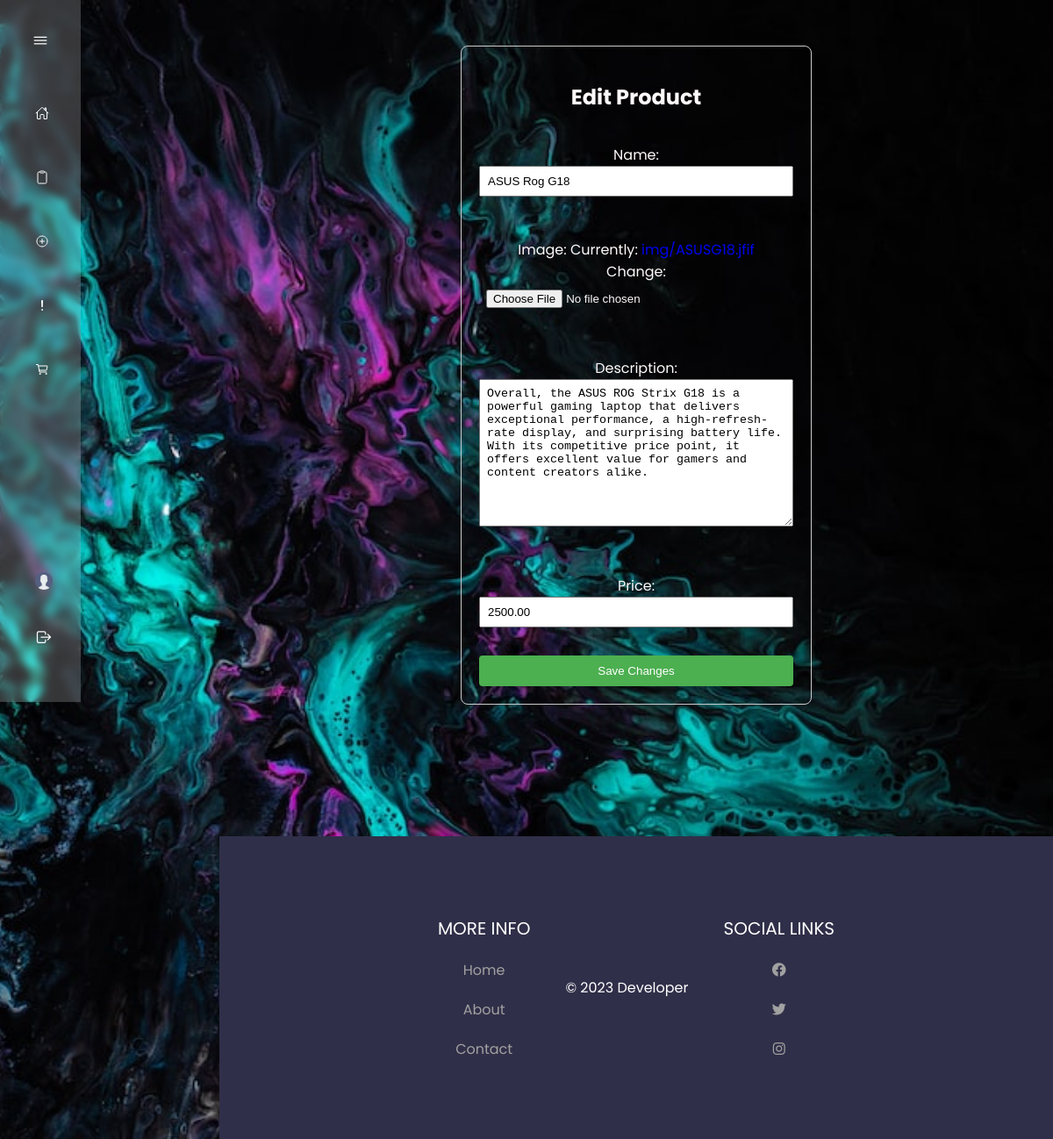
/product/1/edit (signed in), run on the app's committed database.
### Products/models.py (models this page shows, shortened)
class Product(models.Model):
    user = models.ForeignKey(User, on_delete=models.CASCADE, default=1)
    name = models.CharField(max_length=255)
    image = models.ImageField(upload_to='img/')
    description = models.TextField()
    price = models.DecimalField(max_digits=10, decimal_places=2, default=0.0)

### Products/views.py (the view)
# urls.py: path('<int:product_id>/edit', edit_product, name='edit_product'),
def edit_product(request, product_id):
    product = get_object_or_404(Product, id=product_id)
    profile = UserProfile.objects.all()
    user_status = {
        'username': request.user.username,
    }
    if request.user != product.user and not request.user.is_superuser and request.user.groups.first().name != 'Admin':
        return redirect('product')
    if request.method == 'POST':
        form = ProductForm(request.POST, request.FILES, instance=product)
        if form.is_valid():
            form.save()
            return redirect('product')
    else:
        form = ProductForm(instance=product)
    context = {
        'form': form,
        'product': product,
        'user_status': user_status
    }
    return render(request, 'products/edit_product.html', context)

### Products/forms.py
class ProductForm(forms.ModelForm):
    class Meta:
        model = Product
        fields = ['name', 'image', 'description', 'price']

### Products/templates/products/edit_product.html (shortened to what this page needs)
{% extends 'main/base.html' %}
{% block content %}
    <div class="create-product-container">
        <h2>Edit Product</h2>
        <form method="post" enctype="multipart/form-data"class="create-product-form">
            {{ form.as_p }}
            <button type="submit">Save Changes</button>
        </form>
    </div>
{% endblock content %}

### static/styles/base.css (style rules this page uses)
body { margin: 0; }
*,::before,::after { box-sizing: border-box; }

### static/styles/navbar.css (style rules this page uses)
:root { --nav-width: 92px; --first-color: #CA26FF; --bg-color: #12192C; --sub-color: #B6CEFC; --white-color: #fff; --body-font: "Poppins", sans-serif; --normal-font-size: 1rem; --small-font-size: .875rem; --z-fixed: 100; }
a { text-decoration: none; }

### Products/templates/products/edit_product.html (style rules this page uses)
.create-product-container { text-align: center; margin: 20px auto; max-width: 400px; padding: 20px; border: 1px solid #ccc; border-radius: 8px; }
.create-product-form { display: flex; flex-direction: column; }
.create-product-form label { margin-bottom: 8px; }
.create-product-form input, .create-product-form textarea { padding: 8px; margin-bottom: 16px; width: 100%; box-sizing: border-box; }
.create-product-form button { background-color: #4caf50; color: white; padding: 10px 15px; border: none; border-radius: 4px; cursor: pointer; }

### data on the page
Product: name "ASUS Rog G18", description "Overall, the ASUS ROG Strix G18 is a powerful gaming laptop that delivers exceptional performance, a high-refresh-rate display, and surprising battery life. With its competitive price point, it offers excellent value for gamers and content creators alike.", price "2500.00"
